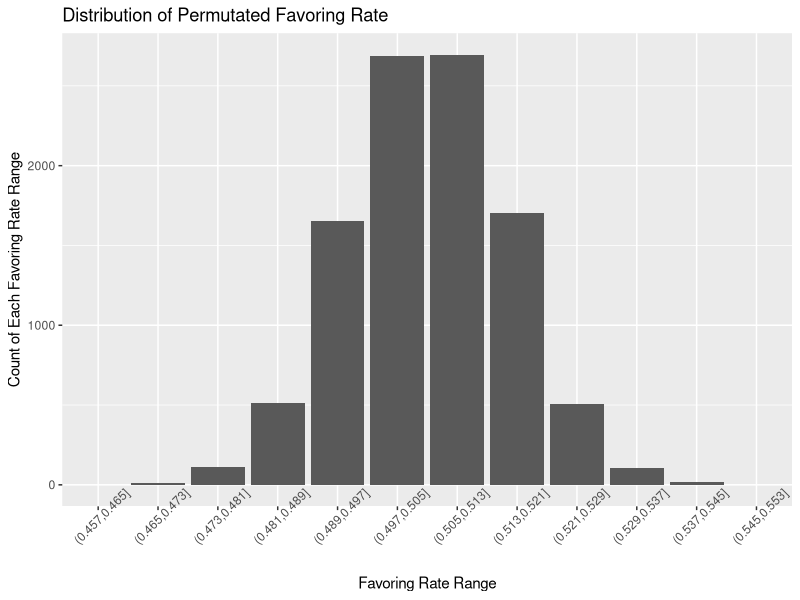

Write the R code that produced this figure.
library(ggplot2)

voted_favor = 3208
voted_oppose = 3143


test_favor = 730
test_oppose = 942
test_total = test_favor+test_oppose
test_favor_ratio = test_favor/test_total


n=10000   # set number of permutations
data = c(rep(1,voted_favor),rep(0,voted_oppose))

ratio_distrib = c()
for (i in 1:n){
  perm = sample(data,test_total)    # sample from counted votes
  perm_favor = sum(perm)            
  perm_favor_ratio = perm_favor/test_total   # calculate simulated favor rate
  ratio_distrib <- c(ratio_distrib,perm_favor_ratio)
}

# get the range of permutated favoring rate and construct a factor vector for plotting
ratio_min = min(ratio_distrib)
ratio_max = max(ratio_distrib)
step = (ratio_max-ratio_min)/10

range_distrib = cut(ratio_distrib,breaks=seq(ratio_min-step,ratio_max+step,step))
df <- as.data.frame(table(range_distrib))
names(df) <- c("range","count")

# construct distribution plot
g <- ggplot(data=df,aes(x=range,y=count))+geom_bar(stat = "identity")+
  theme(axis.text.x = element_text(angle=45))
g <- g+ggtitle("Distribution of Permutated Favoring Rate")+
  xlab("Favoring Rate Range") + ylab("Count of Each Favoring Rate Range")
g

# count number of permutated favoring rate lower than observed discounted favoring rate
sum(ratio_distrib<test_favor_ratio)
